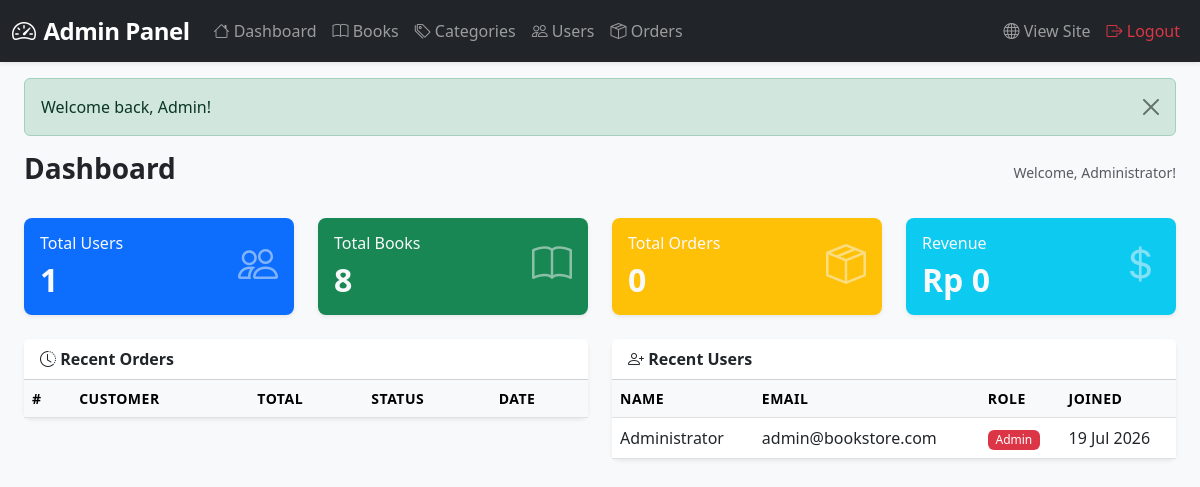
Page /admin/dashboard.php (signed in) on the committed database.
### tables this page shows
CREATE TABLE `users` (
  `id` INT NOT NULL AUTO_INCREMENT,
  `username` VARCHAR(100) NOT NULL,
  `email` VARCHAR(255) NOT NULL,
  `password` VARCHAR(255) NOT NULL,
  `phone` VARCHAR(20) DEFAULT NULL,
  `address` TEXT DEFAULT NULL,
  `profile_pic` VARCHAR(255) DEFAULT 'default.png',
  `role_id` INT NOT NULL DEFAULT 2,
  `reset_token` VARCHAR(255) DEFAULT NULL,
  `reset_token_expiry` DATETIME DEFAULT NULL,
  `created_at` TIMESTAMP DEFAULT CURRENT_TIMESTAMP,
  `updated_at` TIMESTAMP DEFAULT CURRENT_TIMESTAMP ON UPDATE CURRENT_TIMESTAMP,
  PRIMARY KEY (`id`),
  UNIQUE KEY `uk_email` (`email`),
  UNIQUE KEY `uk_username` (`username`),
  KEY `idx_role_id` (`role_id`),
  CONSTRAINT `fk_users_role` FOREIGN KEY (`role_id`) REFERENCES `roles`(`id`) ON DELETE CASCADE
);

### admin/dashboard.php (the view, shortened to what this page needs)
<?php
require_once 'includes/admin_header.php';
$total_users = $conn->query("SELECT COUNT(*) as c FROM users")->fetch_assoc()['c'];
$total_books = $conn->query("SELECT COUNT(*) as c FROM books")->fetch_assoc()['c'];
$total_orders = $conn->query("SELECT COUNT(*) as c FROM orders")->fetch_assoc()['c'];
$total_revenue = $conn->query("SELECT COALESCE(SUM(total_amount), 0) as total FROM orders WHERE status != 'cancelled'")->fetch_assoc()['total'];
$recent_users = $conn->query("SELECT * FROM users ORDER BY created_at DESC LIMIT 5");
?>
<div class="d-flex justify-content-between align-items-center mb-4">
    <h3 class="fw-bold">Dashboard</h3>
    <small class="text-muted">Welcome, <?php echo h($_SESSION['username']); ?>!</small>
</div>
<div class="row g-4 mb-4">
    <div class="col-md-3">
        <div class="card border-0 shadow-sm bg-primary text-light">
            <div class="card-body">
                <div class="d-flex justify-content-between">
                    <div>
                        <h6 class="card-title">Total Users</h6>
                        <h2 class="fw-bold mb-0"><?php echo $total_users; ?></h2>
                    </div>
                    <i class="bi bi-people fs-1 opacity-50"></i>
                </div>
            </div>
        </div>
    </div>
    <div class="col-md-3">
        <div class="card border-0 shadow-sm bg-success text-light">
            <div class="card-body">
                <div class="d-flex justify-content-between">
                    <div>
                        <h6 class="card-title">Total Books</h6>
                        <h2 class="fw-bold mb-0"><?php echo $total_books; ?></h2>
                    </div>
                    <i class="bi bi-book fs-1 opacity-50"></i>
                </div>
            </div>
        </div>
    </div>
    <div class="col-md-3">
        <div class="card border-0 shadow-sm bg-warning text-light">
            <div class="card-body">
                <div class="d-flex justify-content-between">
                    <div>
                        <h6 class="card-title">Total Orders</h6>
                        <h2 class="fw-bold mb-0"><?php echo $total_orders; ?></h2>
                    </div>
                    <i class="bi bi-box-seam fs-1 opacity-50"></i>
                </div>
            </div>
        </div>
    </div>
    <div class="col-md-3">
        <div class="card border-0 shadow-sm bg-info text-light">
            <div class="card-body">
                <div class="d-flex justify-content-between">
                    <div>
                        <h6 class="card-title">Revenue</h6>
                        <h2 class="fw-bold mb-0"><?php echo formatPrice($total_revenue); ?></h2>
                    </div>
                    <i class="bi bi-currency-dollar fs-1 opacity-50"></i>
                </div>
            </div>
        </div>
    </div>
</div>
<div class="row g-4">
    <div class="col-md-6">
        <div class="card border-0 shadow-sm">
            <div class="card-header bg-white fw-bold">
                <i class="bi bi-clock-history"></i> Recent Orders
            </div>
            <div class="card-body p-0">
                <div class="table-responsive">
                    <table class="table table-hover mb-0">
                        <thead class="table-light">
                            <tr>
                                <th>#</th>
                                <th>Customer</th>
                                <th>Total</th>
                                <th>Status</th>
                                <th>Date</th>
                            </tr>
                        </thead>
                    </table>
                </div>
            </div>
        </div>
    </div>
    <div class="col-md-6">
        <div class="card border-0 shadow-sm">
            <div class="card-header bg-white fw-bold">
                <i class="bi bi-person-plus"></i> Recent Users
            </div>
            <div class="card-body p-0">
                <div class="table-responsive">
                    <table class="table table-hover mb-0">
                        <thead class="table-light">
                            <tr>
                                <th>Name</th>
                                <th>Email</th>
                                <th>Role</th>
                                <th>Joined</th>
                            </tr>
                        </thead>
                        <tbody>
                            <?php while ($user = $recent_users->fetch_assoc()): ?>
                            <tr>
                                <td><?php echo h($user['username']); ?></td>
                                <td><?php echo h($user['email']); ?></td>
                                <td>
                                    <span class="badge bg-<?php echo $user['role_id'] == 1 ? 'danger' : 'secondary'; ?>">
                                        <?php echo $user['role_id'] == 1 ? 'Admin' : 'User'; ?>
                                    </span>
                                </td>
                                <td><?php echo date('d M Y', strtotime($user['created_at'])); ?></td>
                            </tr>
                            <?php endwhile; ?>
                        </tbody>
                    </table>
                </div>
            </div>
        </div>
    </div>
</div>
<?php require_once 'includes/admin_footer.php'; ?>

### assets/css/style.css (style rules this page uses)
:root { --primary-color: #0d6efd; --dark-color: #212529; --transition-speed: 0.3s; }
body { font-family: 'Segoe UI', Tahoma, Geneva, Verdana, sans-serif; background-color: #f8f9fa; min-height: 100vh; display: flex; flex-direction: column; }
.table th { font-weight: 600; font-size: 0.875rem; text-transform: uppercase; letter-spacing: 0.5px; }
.card { border-radius: 8px; }
.badge { font-weight: 500; }

### rows in the picture
users: username "Administrator", email "admin@bookstore.com", created_at "19 Jul 2026"

### other values in the picture
$msg['message'] "Welcome back, Admin!"
$_SESSION['username'] "Administrator"
$total_users "1"
$total_books "8"
$total_orders "0"
formatPrice($total_revenue) "Rp 0"
